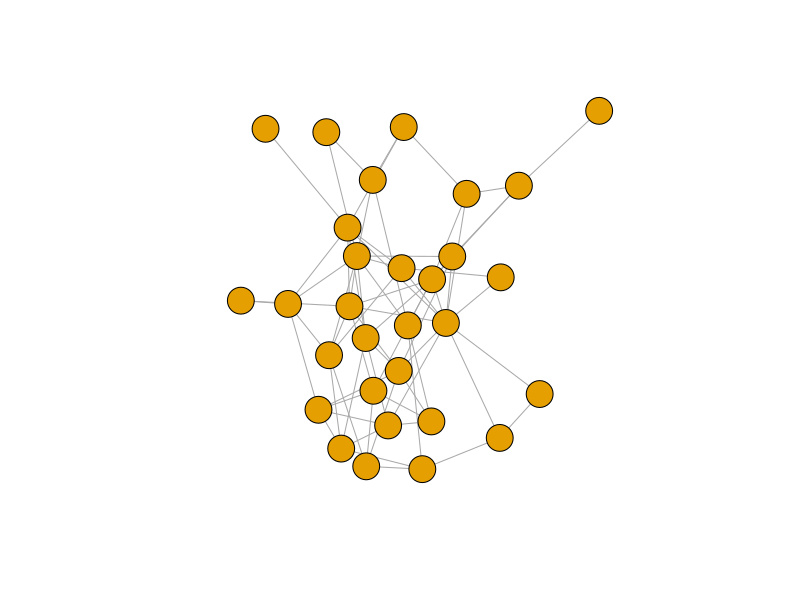
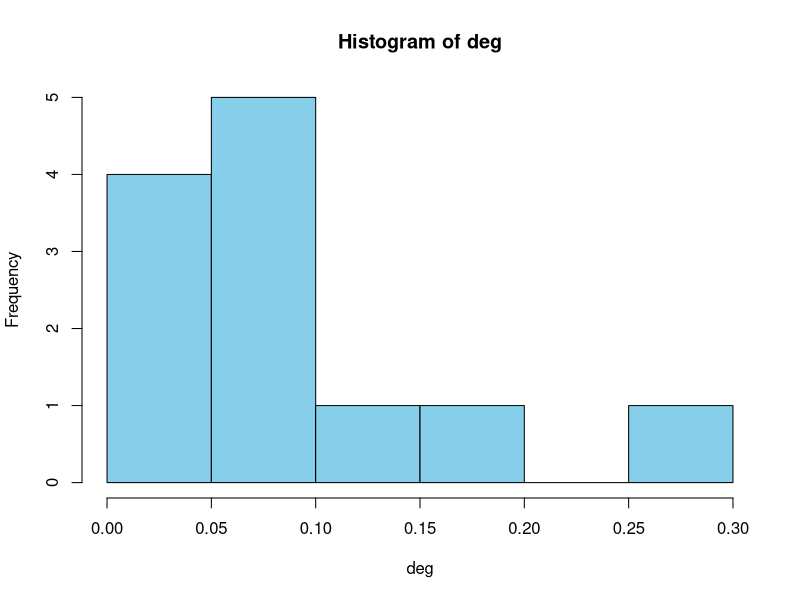
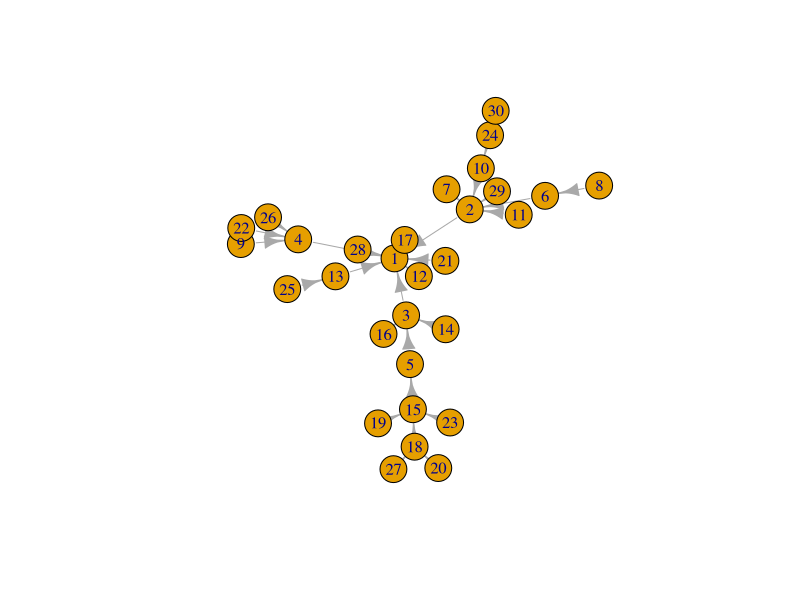
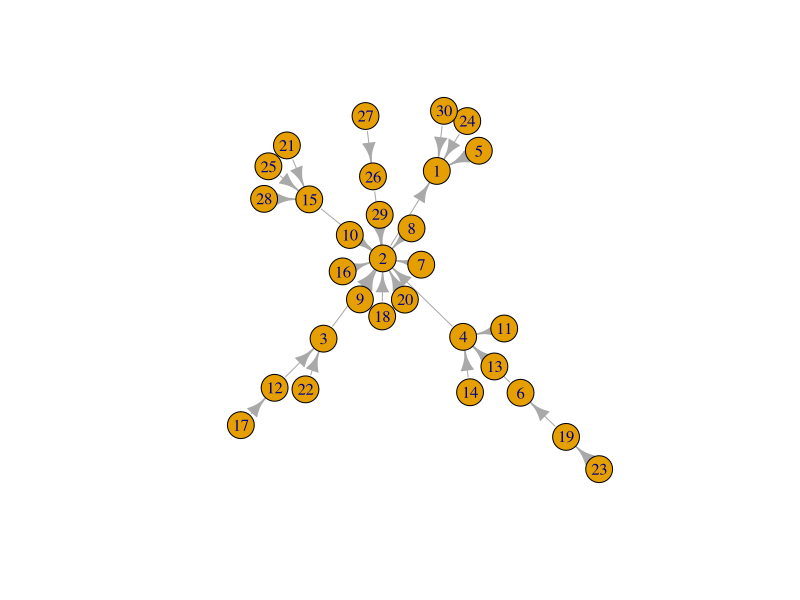

Reproduce these figures in R, in order.
library(igraph)
options(digits=3)
#Q1
g <- erdos.renyi.game(30, 0.17)
plot(g,vertex.label=NA)

#Q2 a) How many edges were created?
print(ecount(g))

#Q2 B) Compute the degree distribution of the network. 
deg <- degree_distribution(g)

#Q2 c) Plot a histogram of the degree distribution.
hist(deg, col="skyblue")

#Q2 d) Compute the density of the network. 
print(graph.density(g))

#Q3 a) Calculate the density of graph2. 
graph2 <- erdos.renyi.game(30, 0.5)
print(graph.density(graph2))

#Q3 b) Does graph2 have a higher or lower density than graph1?  
#Higher density

#Q3 c) What does the difference in density of both graphs with respect to the value of p tell you? 

#Q3 d) Increase the number of nodes of graph2 to 100 (p still remains 0.5) and compute the density of the network. ?
graph2 <- erdos.renyi.game(100, 0.5)
print(graph.density(graph2)) #0.504

#Q4 Plot the graph with preferential attachment
graph1_pa <- sample_pa(30)
plot(graph1_pa)

#Q4 a) Calculate the density of graph1_pa and compare that to the density of graph1 and graph2 from Q1 and Q3.
print(graph.density(graph1_pa)) #0.033 The density is lower than the previous graphs

#Q4 b) Carry out a random walk on the graph and return the vertices that the random walk passed through
w<- random_walk(graph1_pa,start=28,steps=1000)
print(table(w))

#Q4 c) Increase the power of the preferential attachment from 1 (default) to 3 and plot another random graph (graph2_pa)
graph2_pa <- sample_pa(30,1)
plot(graph2_pa)

#Q4 d) Calculate the density of graphs graph1_pa and graph2_pa.
print(graph.density(graph1_pa))
print(graph.density(graph2_pa))

